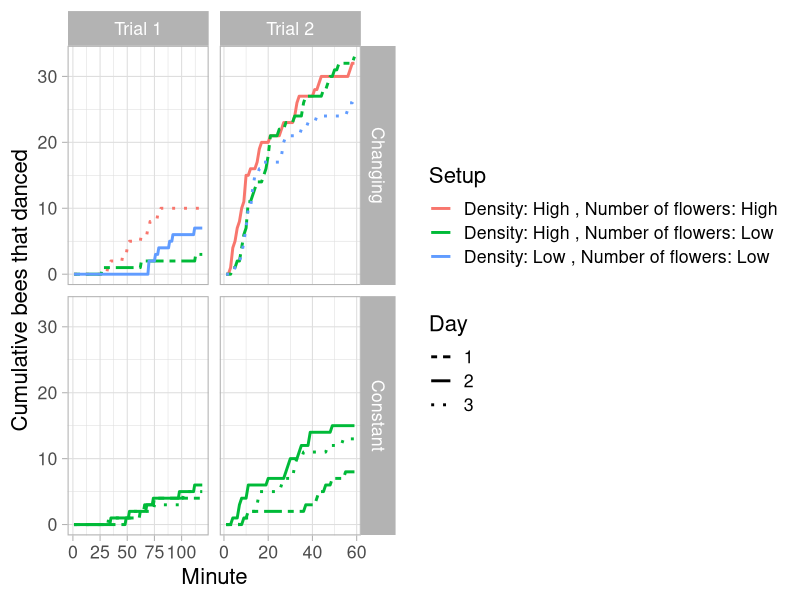
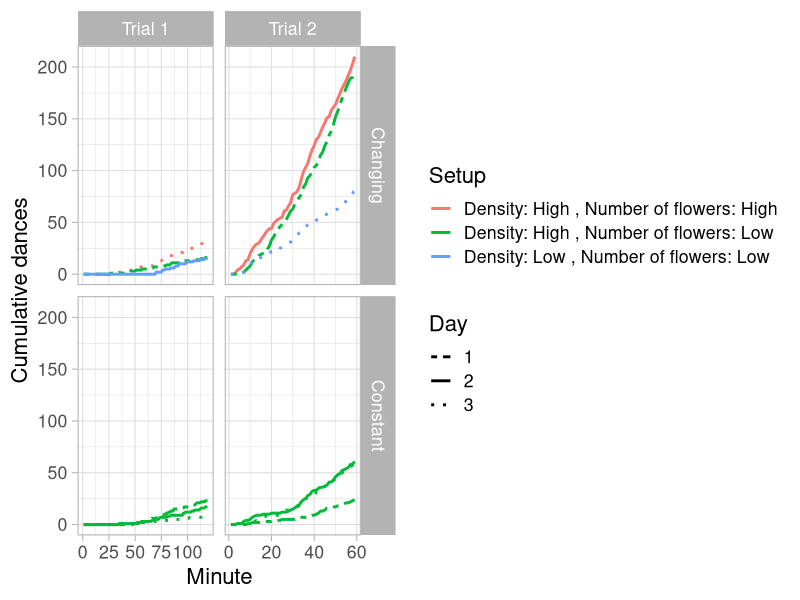
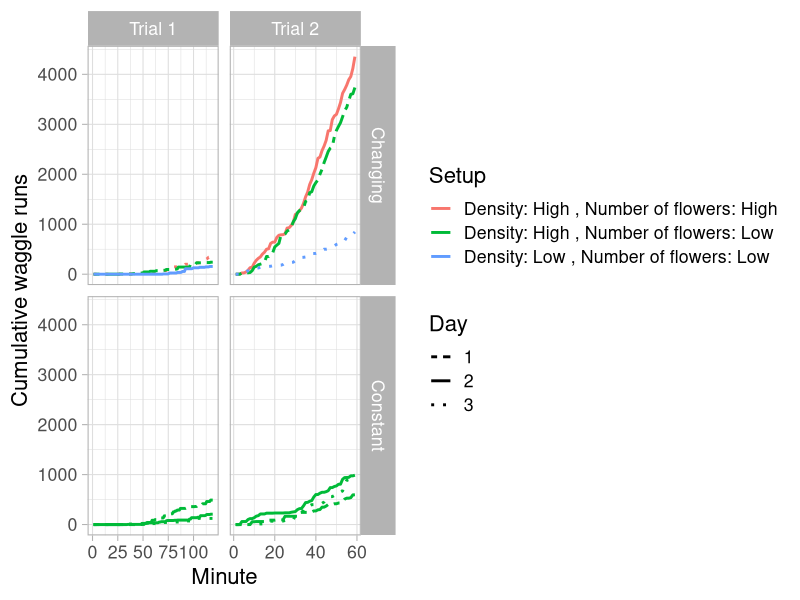
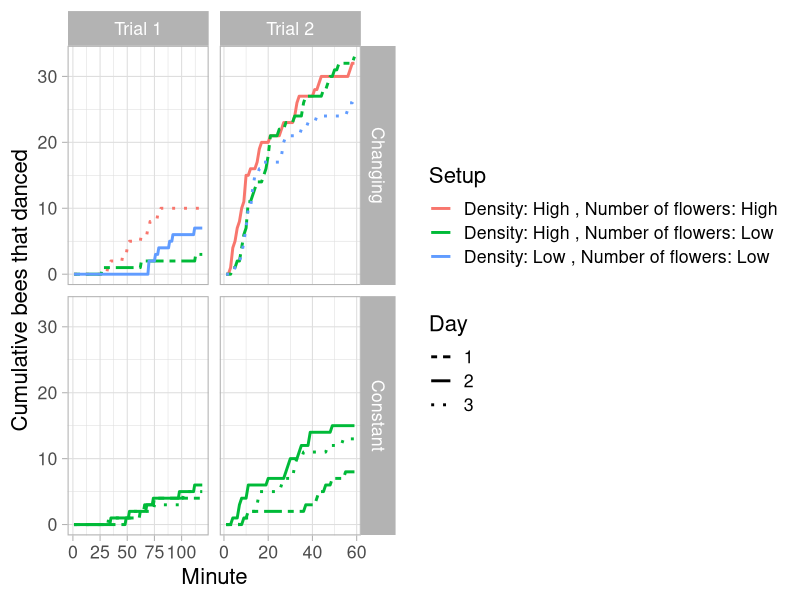
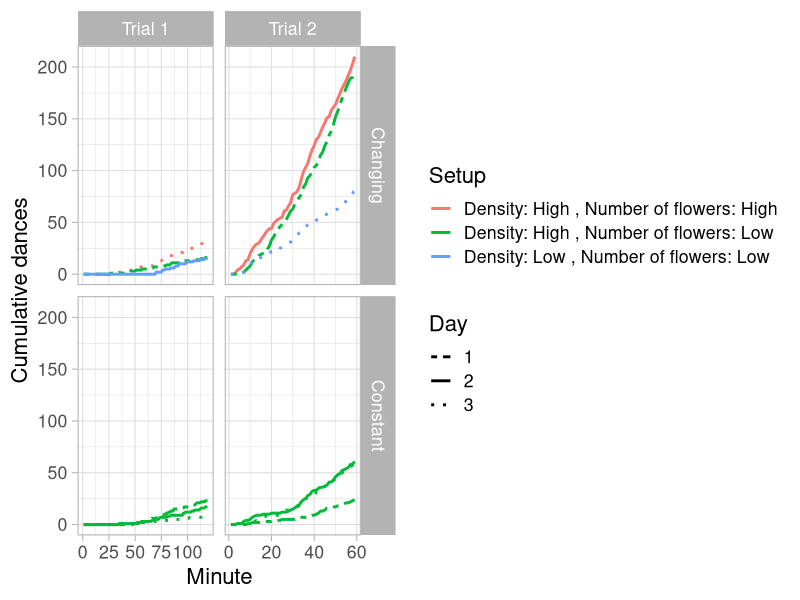
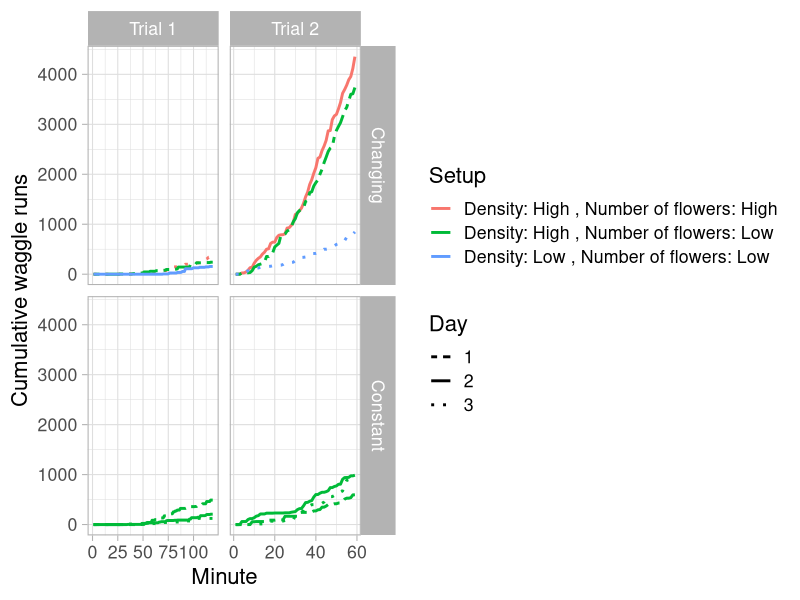

Generate these figures, in order, with R:
## ---- chunk 1
library(knitr) 
opts_knit$set(root.dir = normalizePath('../'))
## ---- chunk 2
library("tidyverse")
## ---- chunk 3
# This file has one row per hive visit
dances_df <- read.csv("cleaned_data/all_dances.csv")

## ---- chunk 4
# Helper function
add_info <- . %>%
  # Add standardized "Day" variable for each trial
  mutate(Day = "0") %>% # initialize Day
  mutate(Day = ifelse(Date %in% c("6/15/22","7/18/22"), "1", Day)) %>%
  mutate(Day = ifelse(Date %in% c("6/16/22","7/19/22"), "2", Day)) %>%
  mutate(Day = ifelse(Date %in% c("6/17/22","7/20/22"), "3", Day)) %>%
  # Add Constant/Changing based on trial and scent info
  mutate(Treatment = "Null") %>% # initialize treatment
  mutate(Treatment = ifelse(Colony == "C" & Scent == "Clove", "Changing", Treatment)) %>%
  mutate(Treatment = ifelse(Colony == "C" & Scent == "Peppermint", "Constant", Treatment)) %>%
  mutate(Treatment = ifelse(Colony == "7B" & Scent == "Clove", "Constant", Treatment)) %>%
  mutate(Treatment = ifelse(Colony == "7B" & Scent == "Peppermint", "Changing", Treatment)) %>%
  # add trial number based on colony
  mutate(Trial = ifelse(Colony == "C", "Trial 1", "Trial 2"))
## ---- chunk 5
dances_df <- add_info(dances_df) %>%
  mutate(Integer_time = floor(Decimal_entrance_time)) %>%
  mutate(Cumul_bees = 0)  # so we can fill in this column below
## ---- chunk 6
# Adding cumulative bees (I think!) requires a set of nested for loops

cumulative_df <- data.frame(Trial = character(),
                 Day = character(),
                 Treatment = character(),
                 Density = character(),
                 Flower_number = character(),
                 Minute = integer(),
                 Cumul_bees = integer(),
                 Cumul_dances = integer(),
                 Cumul_waggle_runs = integer())

## We need to create one list of bees for every trial, day, treatment combination
## We use these lists to create a smaller data frame with cumulative bees added
## and then we need to add each of these temporary data frames to a larger
## data frame
trials <- unique(dances_df$Trial)
days <- unique(dances_df$Day)
treatments <- unique(dances_df$Treatment)

for (trial_i in trials){
  if (trial_i == "Trial 1"){
    minutes <- 1:119
  } else {
    minutes <- 1:59
  }
  for (day_i in days){
    for (treatment_i in treatments){
      # get that subset of rows
      temp_df <- dances_df %>%
        filter(Trial == trial_i & Day == day_i & Treatment == treatment_i)
      curr_density <- temp_df$Density[1]
      curr_flower_number <- temp_df$Flower_number[1]
      # create a temporary df to store the cumulative values
      temp_cumul_df <- data.frame(Trial = rep(x = trial_i, times = length(minutes)),
                                  Day = rep(x = day_i, times = length(minutes)),
                                  Treatment = rep(x = treatment_i, times = length(minutes)),
                                  Density = rep(x = curr_density, times = length(minutes)),
                                  Flower_number = rep(x = curr_flower_number, times = length(minutes)),
                                  Minute = minutes,
                                  Cumul_bees = rep(x = 0, times = length(minutes)),
                                  Cumul_dances = rep(x = 0, times = length(minutes)),
                                  Cumul_waggle_runs = rep(x = 0, times = length(minutes)))
      for (row in 1:length(minutes)){
        # save the minute for the current row
        curr_minute <- row
        # get a subset of temp_df
        temp_df_row <- temp_df %>%
          filter(Integer_time <= curr_minute)
        # get a vector of all bees that entered during that minute
        curr_bees_list <- unique(temp_df_row$Bee)
        # add the cumulative totals to the temporary data frame
        temp_cumul_df$Cumul_bees[row] <- length(curr_bees_list)
        temp_cumul_df$Cumul_dances[row] <- sum(temp_df_row$Danced)
        temp_cumul_df$Cumul_waggle_runs[row] <- sum(temp_df_row$Total_runs)
      }
      # then add the temporary df to the df we initialized above
      cumulative_df <- rbind(cumulative_df, temp_cumul_df)
    }
  }
}
## ---- chunk 7
if (!dir.exists("figures")){
  dir.create("figures")
}
## ---- chunk 8
cumulative_df %>%
  mutate(Setup = paste0("Density: ", Density, " , Number of flowers: ", Flower_number)) %>%
  ggplot(aes(x = Minute, y = Cumul_bees, color = Setup, linetype = Day)) +
  scale_linetype_manual(values = c("twodash", "solid", "dotted")) +
  geom_line(linewidth = 1) +
  labs(y = "Cumulative bees that danced") +
  facet_grid(Treatment~Trial, scales = "free_x") +
  theme_light(base_size = 16)

ggsave("figures/Lineplot_cumulative_dancing_bees.jpg", 
       device="jpeg",
       width = 12,
       height = 8,
       units = "in",
       dpi = 300)
  
## ---- chunk 9
cumulative_df %>%
  mutate(Setup = paste0("Density: ", Density, " , Number of flowers: ", Flower_number)) %>%
  ggplot(aes(x = Minute, y = Cumul_dances, color = Setup, linetype = Day)) +
  scale_linetype_manual(values = c("twodash", "solid", "dotted")) +
  geom_line(linewidth = 1) +
  labs(y = "Cumulative dances") +
  facet_grid(Treatment~Trial, scales = "free_x") +
  theme_light(base_size = 16)


ggsave("figures/Lineplot_cumulative_dances.jpg", 
       device="jpeg",
       width = 12,
       height = 8,
       units = "in",
       dpi = 300)
## ---- chunk 10
cumulative_df %>%
  mutate(Setup = paste0("Density: ", Density, " , Number of flowers: ", Flower_number)) %>%
  ggplot(aes(x = Minute, y = Cumul_waggle_runs, color = Setup, linetype = Day)) +
  scale_linetype_manual(values = c("twodash", "solid", "dotted")) +
  geom_line(linewidth = 1) +
  labs(y = "Cumulative waggle runs") +
  facet_grid(Treatment~Trial, scales = "free_x") +
  theme_light(base_size = 16)
  

ggsave("figures/Lineplot_cumulative_waggle_runs.jpg", 
       device="jpeg",
       width = 12,
       height = 8,
       units = "in",
       dpi = 300)
